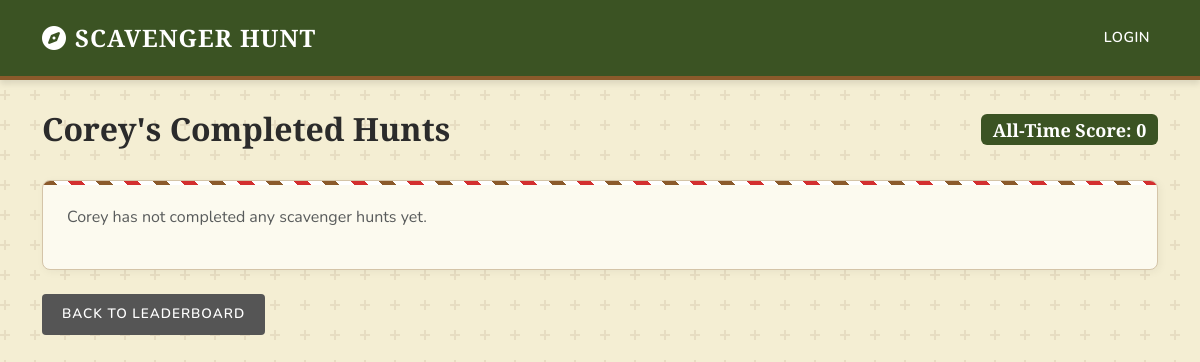
/user/Corey, run on an earlier commit of the app's database.
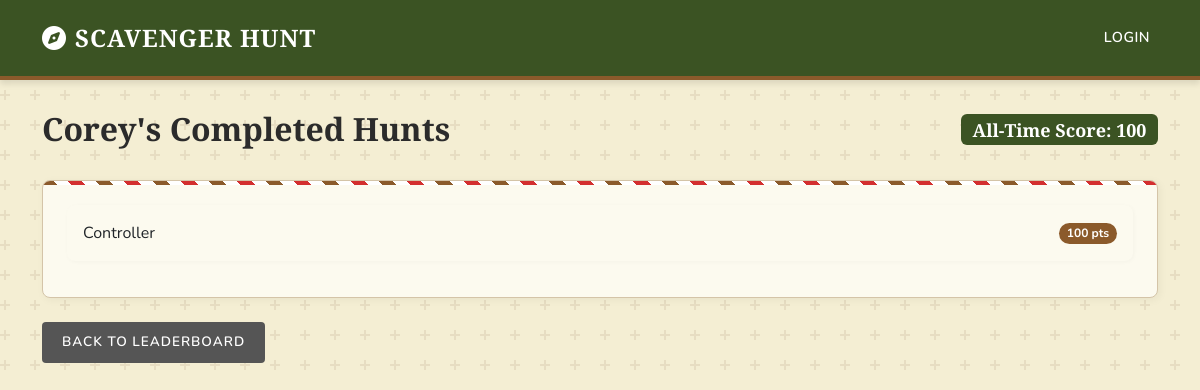
And on a later commit of the database.
### app.py (models this page shows)
class Player(db.Model):
    id = db.Column(db.Integer, primary_key=True)
    username = db.Column(db.String(255), nullable=False)
    hunt_id = db.Column(db.Integer, db.ForeignKey('hunt.id'), nullable=False)
    total_score = db.Column(db.Integer, default=0)
    is_completed = db.Column(db.Boolean, default=False)
    attempts = db.relationship('Attempt', backref='player', lazy=True)

class Hunt(db.Model):
    id = db.Column(db.Integer, primary_key=True)
    name = db.Column(db.String(255), nullable=False)
    targets = db.relationship('Target', backref='hunt', lazy=True, cascade="all, delete-orphan")

### app.py (the view)
@app.route('/user/<username>')
def user_details(username):
    user_scores = db.session.query(
        Hunt.name,
        Player.total_score
    ).join(Player, Hunt.id == Player.hunt_id)\
     .filter(Player.username == username, Player.is_completed == True)\
     .order_by(Hunt.name)\
     .all()
    total_score_all_time = sum(score for _, score in user_scores)
    return render_template('user_details.html', username=username, scores=user_scores, total_score=total_score_all_time)

### templates/user_details.html
{% extends 'layout.html' %}
{% block content %}
<div class="d-flex justify-content-between align-items-center">
    <h2>{{ username }}'s Completed Hunts</h2>
    <h4><span class="badge bg-info text-dark">All-Time Score: {{ total_score }}</span></h4>
</div>
<div class="card mt-4">
    <div class="card-body">
        {% if scores %}
            <ul class="list-group list-group-flush">
                {% for hunt_name, score in scores %}
                    <li class="list-group-item d-flex justify-content-between align-items-center p-3">
                        <span>{{ hunt_name }}</span>
                        <span class="badge bg-primary rounded-pill">{{ score }} pts</span>
                    </li>
                {% endfor %}
            </ul>
        {% else %}
            <p class="text-muted">{{ username }} has not completed any scavenger hunts yet.</p>
        {% endif %}
    </div>
</div>
<a href="{{ url_for('index') }}" class="btn btn-secondary mt-4">Back to Leaderboard</a>
{% endblock %}

### templates/layout.html (shortened to what this page needs)
<!DOCTYPE html>
<html lang="en">
<head>
    <link href="https://cdn.jsdelivr.net/npm/bootstrap@5.3.0/dist/css/bootstrap.min.css" rel="stylesheet">
    <link rel="stylesheet" href="https://cdnjs.cloudflare.com/ajax/libs/font-awesome/6.4.0/css/all.min.css">
</head>
<body>
    <nav class="navbar navbar-expand navbar-dark bg-dark">
        <div class="container">
            <a class="navbar-brand" href="/"><i class="fa-solid fa-compass me-2"></i>Scavenger Hunt</a>
            <div class="navbar-nav ms-auto d-flex flex-row gap-3">
                {% if session.is_admin %}
                <a class="nav-link" href="{{ url_for('admin_logout') }}">Logout</a>
                {% else %}
                <a class="nav-link" href="{{ url_for('admin_login') }}">Login</a>
                {% endif %}
            </div>
        </div>
    </nav>
    <div class="container mt-4">
        {% block content %}{% endblock %}
    </div>
</body>
</html>

### templates/layout.html (style rules this page uses)
:root { --bg-color: #F4EED3; --text-color: #2b2b2b; --primary-color: #3b5323; --primary-hover: #2c3e1a; --secondary-color: #8b5a2b; --card-bg: #FCFAEF; --border-color: #D4C4A8; }
body { background-color: var(--bg-color); color: var(--text-color); font-family: 'Nunito', sans-serif; }
h1, h2, h3, h4, h5, h6, .navbar-brand { font-family: 'Playfair Display', serif; font-weight: 700; }
.navbar.bg-dark { background-color: var(--primary-color) !important; border-bottom: 4px solid var(--secondary-color); box-shadow: 0 4px 6px rgba(0,0,0,0.1); padding-top: 15px; padding-bottom: 15px; margin-bottom: 30px; }
.navbar-brand { font-size: 1.5rem; letter-spacing: 1px; text-transform: uppercase; }
.navbar-dark .navbar-brand, .navbar-dark .nav-link { color: #ffffff !important; }
.navbar-dark .nav-link { font-weight: 600; text-transform: uppercase; font-size: 0.9rem; letter-spacing: 0.5px; }
.card { border: 1px solid var(--border-color); border-radius: 8px; background-color: var(--card-bg); box-shadow: 2px 2px 8px rgba(0,0,0,0.05); overflow: hidden; position: relative; }
.card::before { content: ''; position: absolute; top: 0; left: 0; right: 0; height: 4px; background: repeating-linear-gradient( 45deg, var(--secondary-color), var(--secondary-color) 10px, #fff 10px, #fff 20px, #d32f2f 20px, #d32f2f 30px, #fff 30px, #fff 40px ); }
.card-body { padding: 24px; }
.btn { border-radius: 4px; padding: 10px 20px; font-weight: 600; text-transform: uppercase; letter-spacing: 1px; font-size: 0.85rem; border: none; transition: all 0.3s ease; }
.btn-secondary { background-color: #555; color: #fff; }
.list-group-item { border: 1px solid var(--border-color); margin-bottom: 12px; border-radius: 8px !important; background-color: var(--card-bg); box-shadow: 1px 1px 4px rgba(0,0,0,0.03); }
.list-group { background: transparent; }
.badge.bg-primary { background-color: var(--secondary-color) !important; }
.badge.bg-info { background-color: var(--primary-color) !important; color: white !important; }

What changed in the data, as far as the page shows it:
added Player: username "Corey", name "Controller", total_score "100"
Also different on the page:
{{ total_score }}: "0" → "100"
{{ username }}: "Corey" → (not shown)
text no longer shown: "has not completed any scavenger hunts yet."
